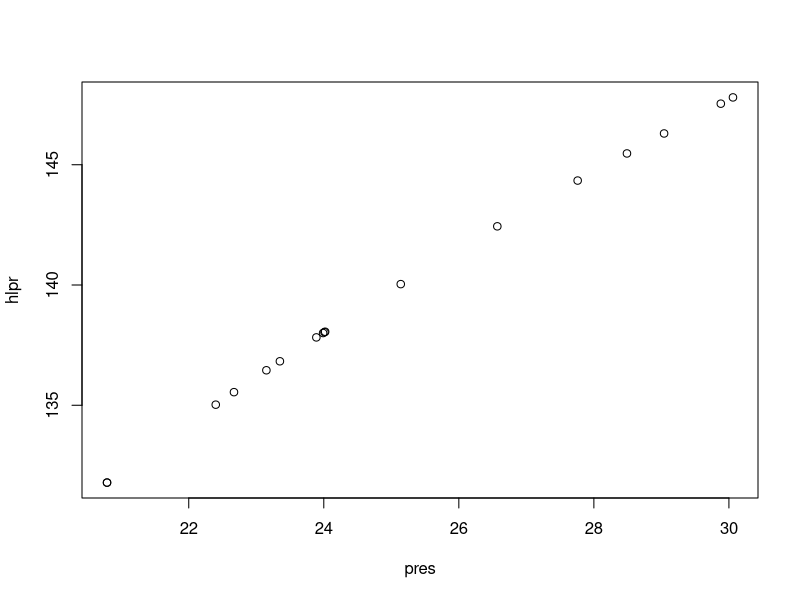
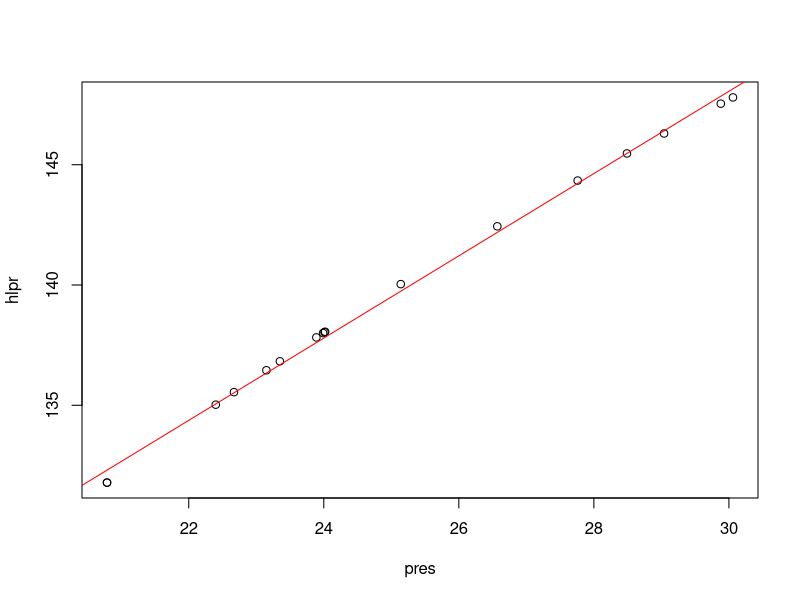
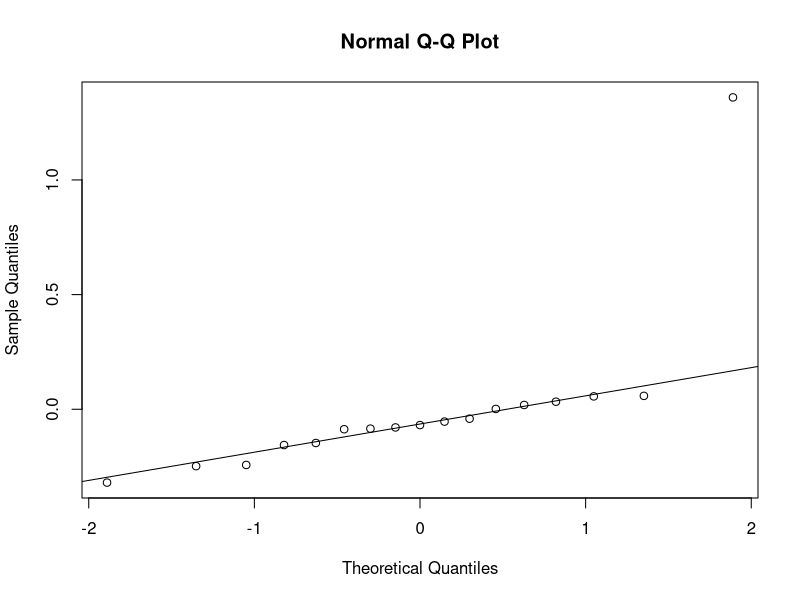
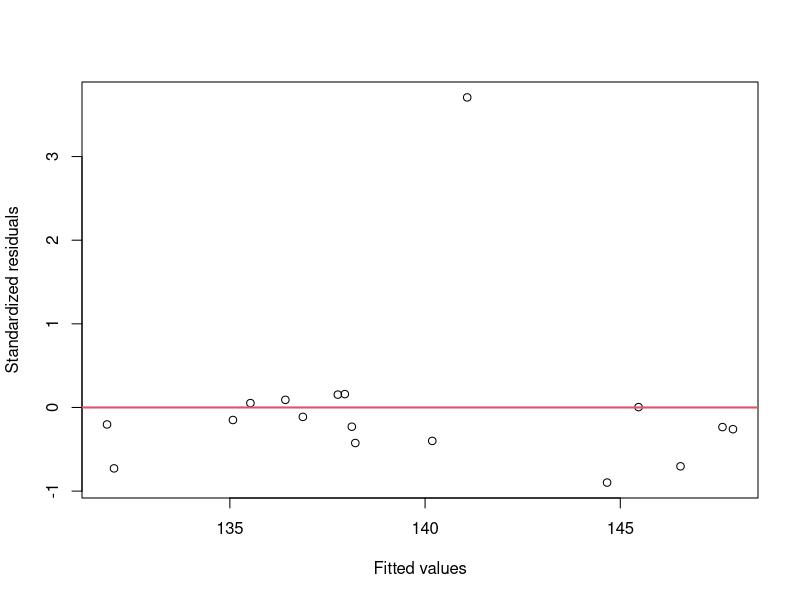
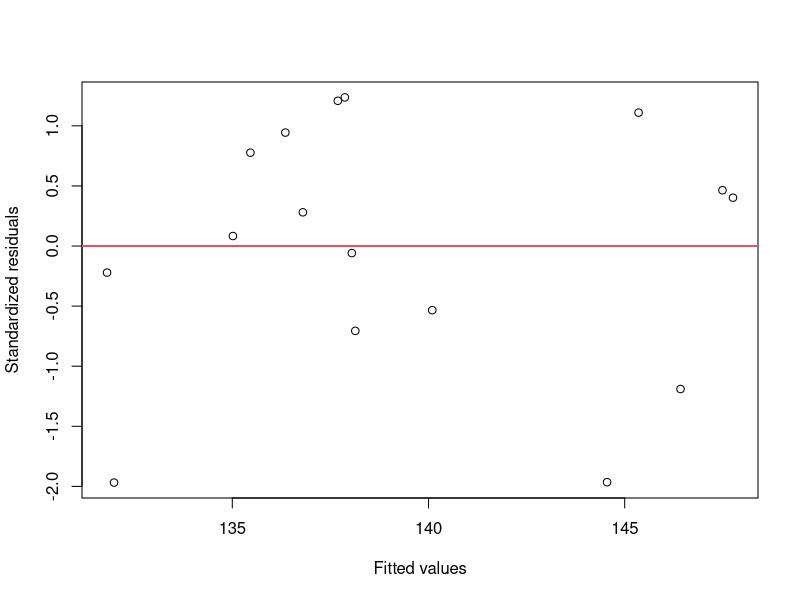

Here is the R script that generated these plots, in order:
## ---- chunk 1
# load the data and attach the dataset
library(MASS)
data(forbes)

# Transform the pressure to 100*log(pressure) using a base 10 logarithm
forbes$hlpr<-100*log10(forbes$pres)
forbes$boil<-forbes$bp
## ---- chunk 2
plot(hlpr~pres, data=forbes)
## ---- chunk 3
summary(forbes$boil)
summary(forbes$hlpr)
cor(forbes$boil,forbes$hlpr)
## ---- chunk 4
fit<-lm(hlpr~boil, data=forbes)
summary(fit)  
## ---- chunk 5
plot(hlpr~pres, data=forbes)
abline(lm(hlpr~pres, data=forbes), col="red")
## ---- chunk 6
fit$coefficients[2]
## ---- chunk 7
summary(fit)$r.squared
summary(fit)$adj.r.squared
## ---- chunk 8
summary(fit)$sigma
## ---- chunk 9
tble<-summary(fit)$coefficients
slope.mean<-tble[2,1]
slope.se<-tble[2,2]
df<-fit$df.residual
critval<-abs(qt(0.025,df))

CIlow<-slope.mean-critval*slope.se
CIup<-slope.mean+critval*slope.se
## ---- chunk 10
coefficients(fit) # model coefficients
confint(fit, level=0.95) # CIs for model parameters 
fitted(fit) # predicted values
residuals(fit) # residuals
anova(fit) # anova table  
influence(fit) # regression diagnostics
## ---- chunk 11
pval<-tble[2,4]  
## ---- chunk 12
qqnorm(fit$residuals)
qqline(fit$residuals)
## ---- chunk 13
fit.stdres = rstandard(fit)
plot(fit$fitted, fit.stdres, xlab="Fitted values", ylab="Standardized residuals")
abline(h=0, col=2, lwd=2)
## ---- chunk 14
indx<-which(fit.stdres>2)
forbes1<-forbes[-indx,]
## ---- chunk 15
fit1<-lm(hlpr~boil, data=forbes1)
summary(fit1)
## ---- chunk 16
fit.stdres = rstandard(fit1)
plot(fit1$fitted, fit.stdres, xlab="Fitted values", ylab="Standardized residuals")
abline(h=0, col=2, lwd=2)
